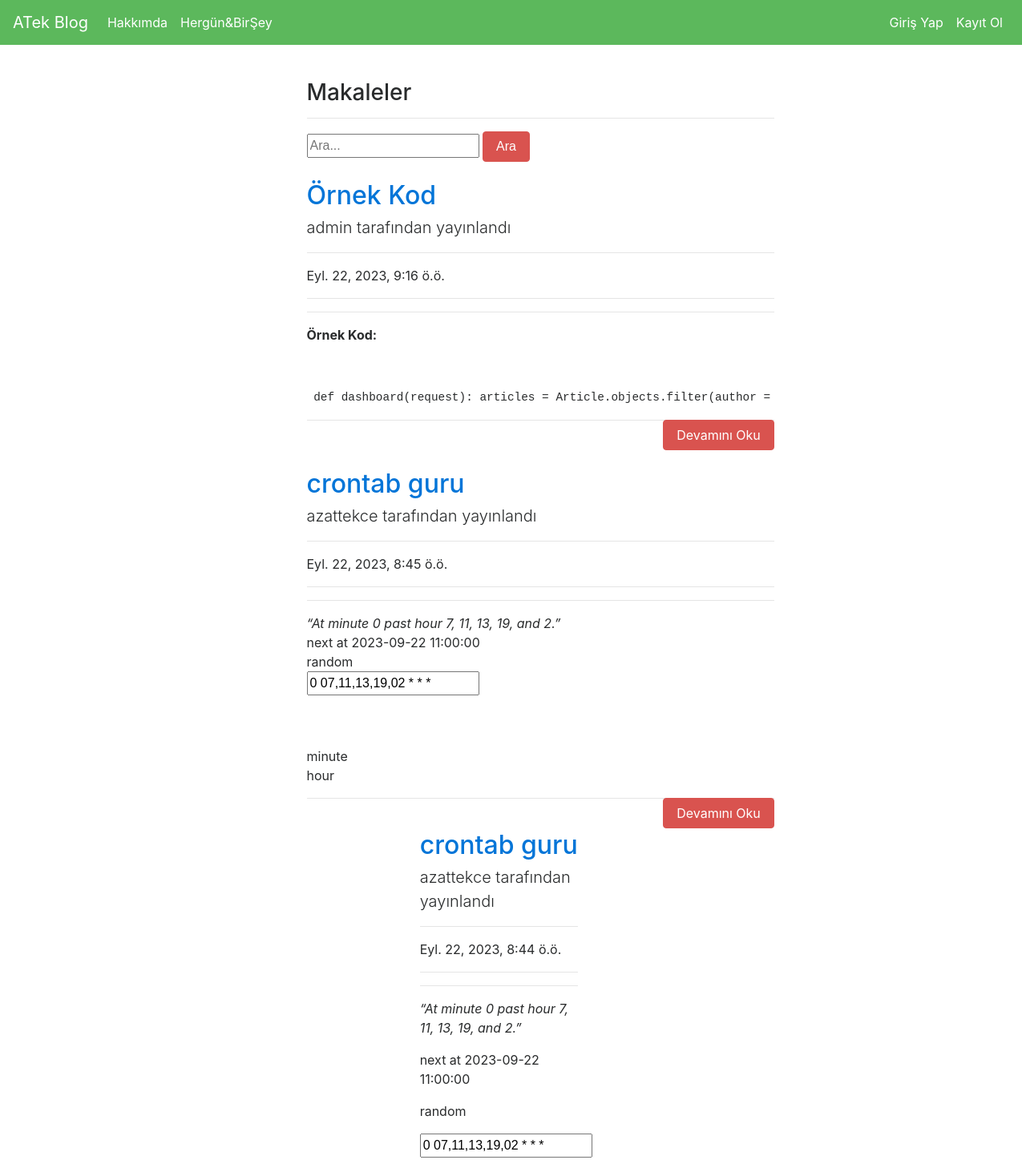
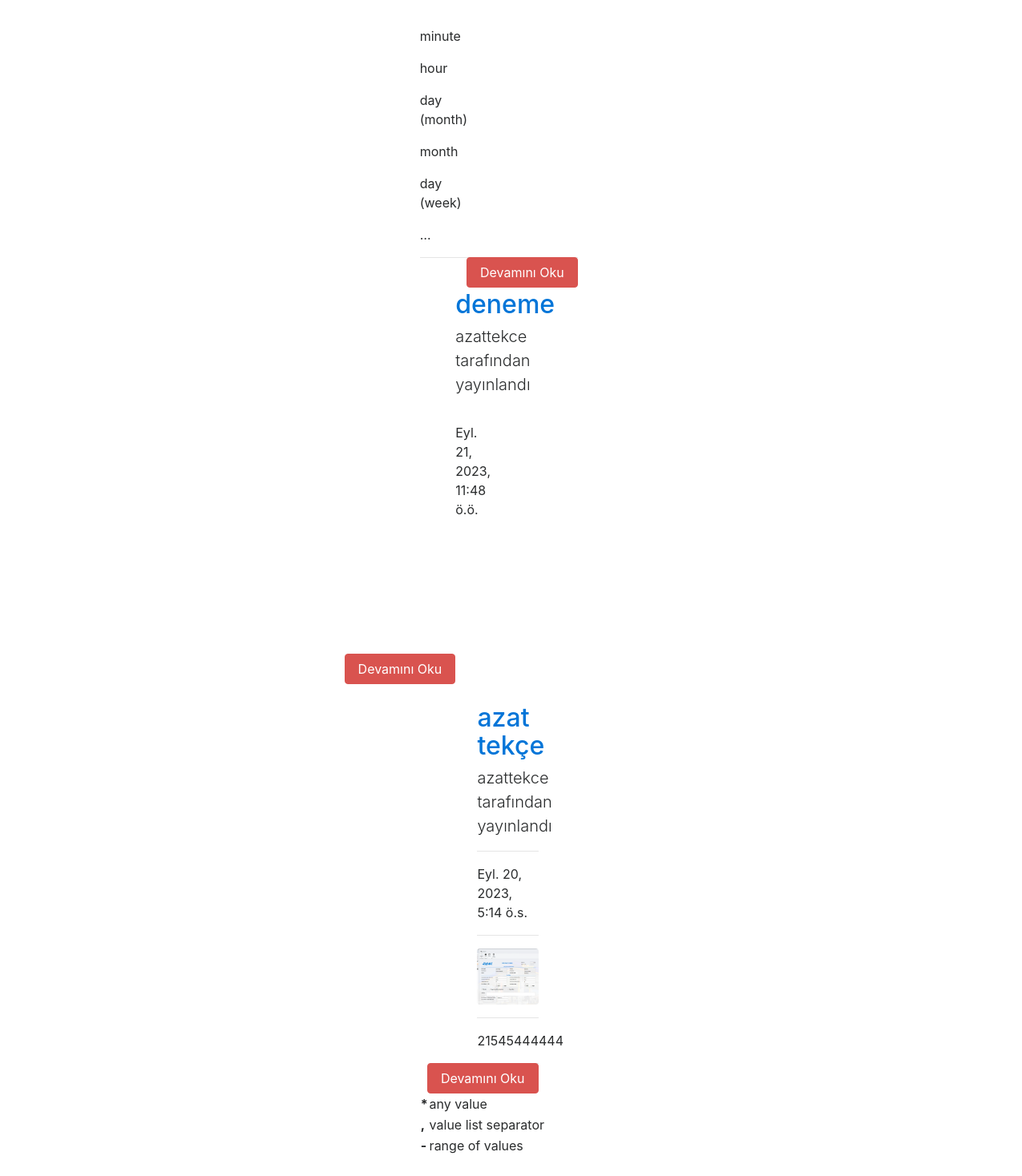
The app's page /articles/ with its own data (2 pictures, top to bottom).
### article/models.py (models this page shows, shortened)
class Article(models.Model):
    author = models.ForeignKey("auth.User",on_delete = models.CASCADE,verbose_name = "Yazar ")
    title = models.CharField(max_length = 50,verbose_name = "Başlık")
    content = RichTextField()
    created_date = models.DateTimeField(auto_now_add=True,verbose_name="Oluşturulma Tarihi")
    article_image = models.FileField(blank = True,null = True,verbose_name="Makaleye Fotoğraf Ekleyin")
    class Meta:
        ordering = ['-created_date']

### article/views.py (the view)
# urls.py: path('',views.articles,name = "articles"),
def articles(request):
    keyword = request.GET.get("keyword")
    if keyword:
        articles = Article.objects.filter(title__contains = keyword)
        return render(request,"articles.html",{"articles":articles})
    articles = Article.objects.all()
    return render(request,"articles.html",{"articles":articles})

### templates/articles.html (shortened to what this page needs)
{% extends "layout.html" %}
{% block body %}
<div class ="row">
        <div class="col-md-10 offset-md-3">
            <div class="col-lg-8">
                <h3>Makaleler</h3>
                <hr>
                </div>
        </div>
</div>
<div class ="row">
    <div class="col-md-10 offset-md-3">
        <div class="col-lg-8">
            <form>
                <input type="text" name = "keyword" class="input-sm" maxlength="64" placeholder="Ara...">
              <button type="submit" class="btn btn-danger">Ara</button>
            </form>
      </div>
    </div>
</div>
{% if articles %}
{% for article in articles %}
<div class="row">
    <div class="col-md-10 offset-md-3">
    <div class="col-lg-8">
      <a href="{% url 'article:detail' article.id %}"><h2 class="mt-4">{{article.title}}</h2></a>
      <p class="lead">
        {{article.author.username}} tarafından yayınlandı
      </p>
      <hr>
      <p>{{article.created_date}}</p>
      <hr>
      {% if article.article_image %}
      <a href="{% url 'article:detail' article.id %}"><img class="img-fluid rounded" src="{{article.article_image.url}}" alt=""></a>
      {% endif %}
      <hr>
      <p class="lead">
          {{article.content|safe|truncatewords:50}}
      </p>
      <a style ="float : right;" href="{% url 'article:detail' article.id %}" class ="btn btn-danger">Devamını Oku</a>
      <hr>
        </div>
      </div>
      </div>
{% endfor %}
{% endif %}
{% endblock body %}

### templates/layout.html (shortened to what this page needs)
<!DOCTYPE html>
{% load static %}
<html lang="en">
<head>
    <link rel="stylesheet" href="{% static 'css/bootstrap.min.css' %}">
</head>
<body>
        {% include "includes/navbar.html" %}
        <div style = "margin-top : 100px; margin-bottom:100px;" class = "container">
            {% block body %}
            {% endblock body %}
        </div>
    </body>
</html>

### templates/includes/navbar.html (shortened to what this page needs)
<nav class="navbar navbar-toggleable-md navbar-inverse fixed-top bg-success">
        <a class="navbar-brand" href="{% url 'index'  %}">ATek Blog</a>
        <div class="collapse navbar-collapse" id="navbarCollapse">
          <ul class="navbar-nav mr-auto">
            <li class="nav-item active">
              <a class="nav-link" href="{% url 'about'  %}">Hakkımda</a>
            </li>
            <li class="nav-item active">
                <a class="nav-link" href="{% url 'article:articles'  %}">Hergün&BirŞey </a>
            </li>
          </ul>
          <ul class="navbar-nav ml-auto">
          {% if request.user.is_authenticated %}
          <li class="nav-item active">
            <a class="nav-link" href="{% url 'article:dashboard'  %}">Kontrol Paneli</a>
          </li>
          <li class="nav-item active">
            <a class="nav-link" href="{% url 'user:logout'  %}">Çıkış Yap</a>
          </li>
          {% else %}
          <li class="nav-item active">
            <a class="nav-link" href="{% url 'user:login'  %}">Giriş Yap</a>
          </li>
          {% endif %}
          <li class="nav-item active">
            <a class="nav-link" href="{% url 'user:register'  %}">Kayıt Ol</a>
          </li>
          </ul>
        </div>
</nav>

### records on screen
Article: title "Örnek Kod", author.username "admin", created_date "Eyl. 22, 2023, 9:16 ö.ö.", content "Örnek Kod: def dashboard(request): articles = Article.objects.filter(author =…"
Article: title "crontab guru", author.username "azattekce", created_date "Eyl. 22, 2023, 8:45 ö.ö.", content "0 07,11,13,19,02 * * *"
Article: title "crontab guru", author.username "azattekce", created_date "Eyl. 22, 2023, 8:44 ö.ö.", content "0 07,11,13,19,02 * * *"
Article: title "deneme", author.username "azattekce", created_date "Eyl. 21, 2023, 11:48 ö.ö."
Article: title "azat tekçe", author.username "azattekce", created_date "Eyl. 20, 2023, 5:14 ö.s.", article_image (picture), content "21545444444"
